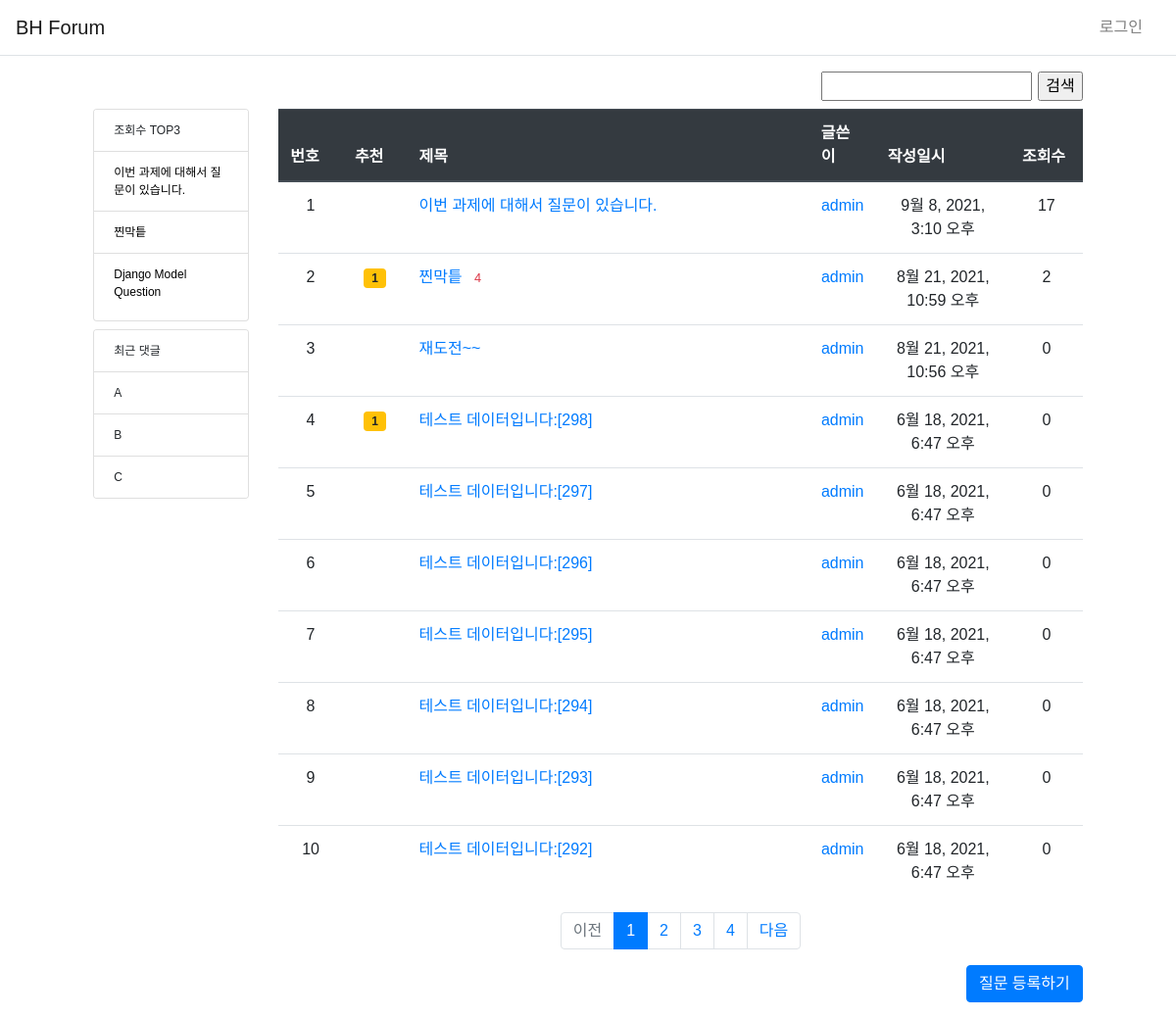
Before: / with the older database file.
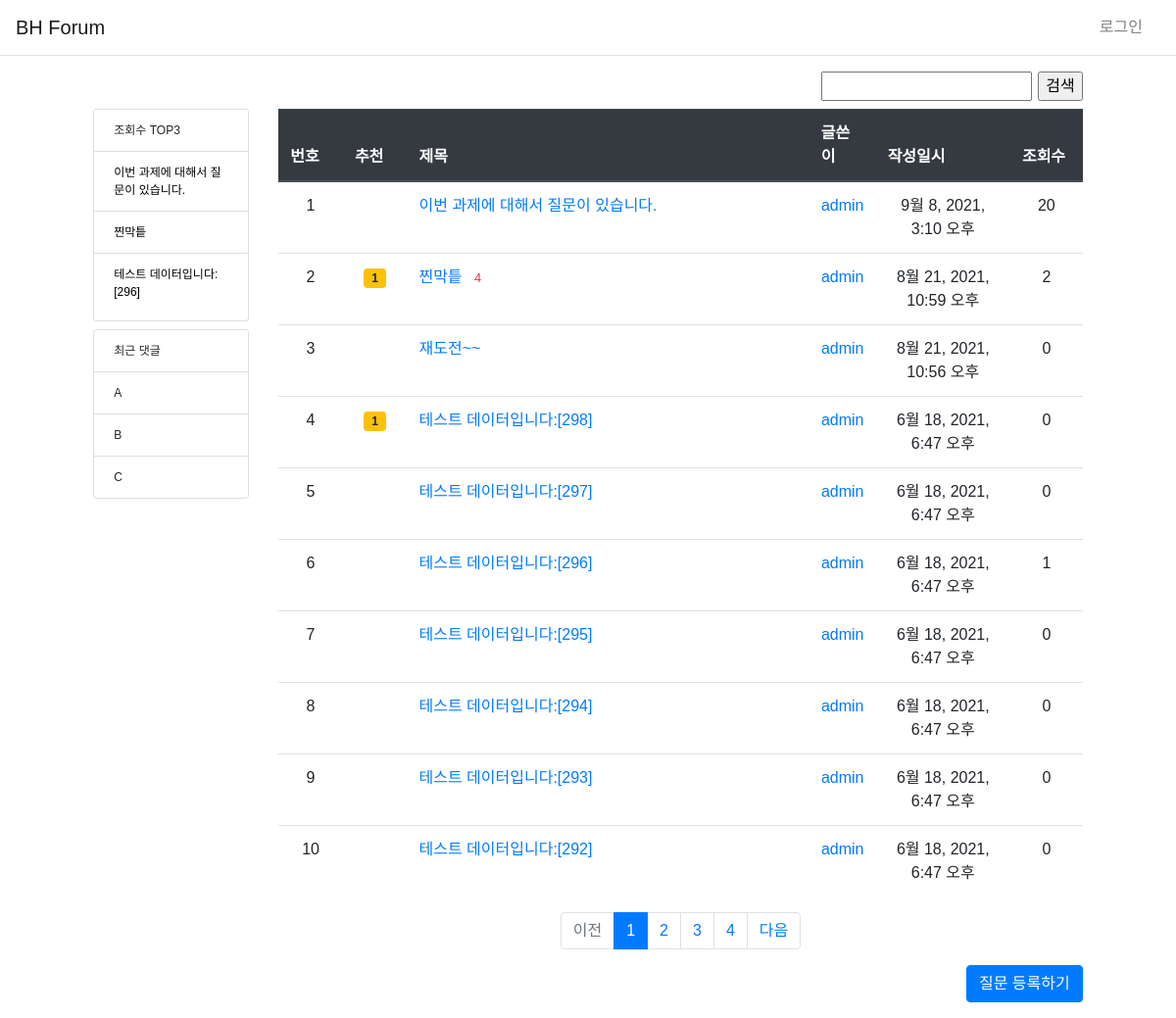
After: the same page with the newer database file.
### pybo/models.py (models this page shows, shortened)
class Question(models.Model):
    author = models.ForeignKey(User, on_delete=models.CASCADE, related_name='author_question')
    subject = models.CharField(max_length = 200)
    modify_date = models.DateTimeField(null=True, blank=True)
    content = models.TextField()
    create_date = models.DateTimeField()
    voter = models.ManyToManyField(User, related_name='voter_question')
    image = models.ImageField(blank=True, upload_to='Question_media')
    hits = models.IntegerField(default=0)

### pybo/views/base_views.py (the view)
# urls.py: path('', base_views.index, name='index'),
def index(request):
    page = request.GET.get('page', '1')
    query = request.GET.get('query', '')
    question_list = Question.objects.filter(subject__contains=query).order_by('-create_date')
    paginator = Paginator(question_list, 10)
    page_obj = paginator.get_page(page)
    greatest_hits_list = Question.objects.order_by('-hits')[:3]
    context = {
        'question_list': page_obj,
        'greatest_hits_list': greatest_hits_list,
    }
    return render(request, 'pybo/question_list.html', context)

### templates/pybo/question_list.html (shortened to what the changed rows need)
{% extends 'base.html' %}
{% block content %}
<div class="container-fluid my-3 px-5">
    <div class="row justify-content-center">
        <div class="col-2 justify-content-center" style="font-size:12px;">
            <div class="card mb-2 pb-2">
                <ul class="list-group list-group-flush">
                    {% for post in greatest_hits_list %}
                        <li class="list-group-item"><a href="{% url 'pybo:detail' post.id %}" style="color:black">{{ post.subject }}</a></li>
                    {% endfor %}
                </ul>
            </div>
        </div>
        <div class="col-9 col-sm-9">
            <table class="table">
                <thead>
                <tr class="thead-dark">
                    <th style="width:8%">번호</th>
                    <th style="width:8%">추천</th>
                    <th style="width:50%">제목</th>
                    <th>글쓴이</th>
                    <th>작성일시</th>
                    <th style="width:9%">조회수</th>
                </tr>
                </thead>
                <tbody>
                {% if question_list %}
                {% for question in question_list %}
                <tr class="text-center">
                    <td>{{forloop.counter}}</td>
                    <td>
                        {% if question.voter.all.count > 0 %}
                        <span class="badge badge-warning px-2 py-1">
                            {{ question.voter.all.count }}
                        </span>
                        {% endif %}
                    </td>
                    <td class="text-left">
                        <a href="{% url 'pybo:detail' question.id %}">
                            {{question.subject}}
                            {% if question.answer_set.count > 0 %}
                            <span class="text-danger small ml-2">
                                {{ question.answer_set.count }}
                            </span>
                            {% endif %}
                        </a>
                    </td>
                    <td><a href="{% url 'common:profile_view' question.author.id %}">{{question.author.username}}</a></td>
                    <td>{{question.create_date}}</td>
                    <td>{{question.hits}}</td>
                </tr>
                {% endfor %}
                {% else %}
                <tr>
                    <td colspan="3">질문이 없습니다.</td>
                </tr>
                {% endif %}
                </tbody>
            </table>
        </div>
    </div>
    <div class="row justify-content-center">
        <div class="col-9 col-sm-9">
            <ul class="pagination justify-content-center">
                {% for page_number in question_list.paginator.page_range %}
                {% if page_number >= question_list.number|add:-3 and page_number <= question_list.number|add:3 %}
                    {% if page_number == question_list.number %}
                    <li class="page-item active" aria-current="page">
                        <a class="page-link" href="?page={{ page_number }}">
                            {{ page_number }}
                        </a>
                    </li>
                    {% else %}
                    <li class="page-item">
                        <a class="page-link" href="?page={{page_number}}">
                            {{ page_number }}
                        </a>
                    </li>
                    {% endif %}
                {% endif %}
                {% endfor %}
            </ul>
        </div>
    </div>
</div>
{% endblock %}

Changed rows visible on the page:
no longer on this page (row unchanged): Question: subject "Django Model Question"
changed Question "이번 과제에 대해서 질문이 있습니다.": hits "17" → "20"
now on one of the page's lists (row edited): Question: subject "테스트 데이터입니다:[296]"
changed Question "테스트 데이터입니다:[296]": hits "0" → "1"
